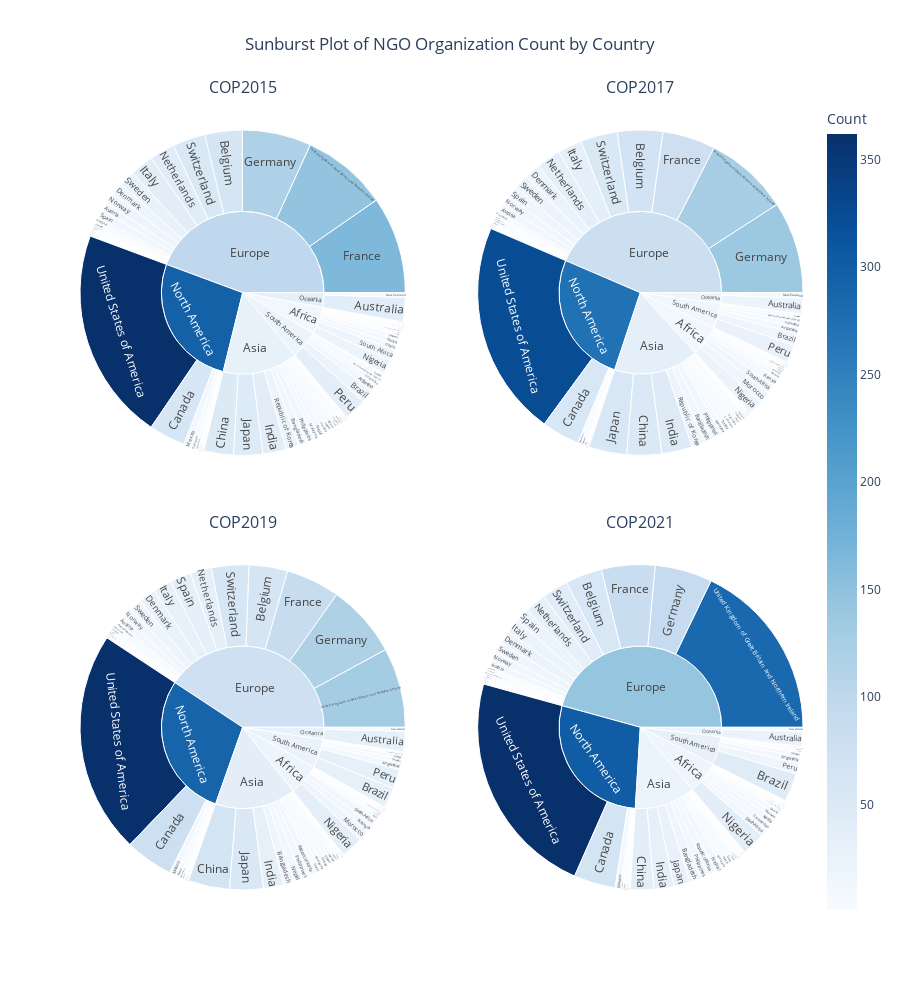

The notebook cell saved with this chart:
### Code cell
sb1 = px.sunburst(NGO_country_2015, path=['Continent', 'Country'], values='Count',
                  color='Count', hover_data=['ISO3'],
                  title = "Sunburst Plot of NGO Organization Count by Country (COP2015)")

sb2 = px.sunburst(NGO_country_2017, path=['Continent', 'Country'], values='Count',
                  color='Count', hover_data=['ISO3'],
                  title = "Sunburst Plot of NGO Organization Count by Country (COP2017)")

sb3 = px.sunburst(NGO_country_2019, path=['Continent', 'Country'], values='Count',
                  color='Count', hover_data=['ISO3'],
                  title = "Sunburst Plot of NGO Organization Count by Country (COP2019)")
sb4 = px.sunburst(NGO_country_2021, path=['Continent', 'Country'], values='Count',
                  color='Count', hover_data=['ISO3'],
                  title = "Sunburst Plot of NGO Organization Count by Country (COP2021)")

fig = make_subplots(rows=2, 
                    cols=2,
                    vertical_spacing=0.06,
                    subplot_titles=("COP2015", "COP2017", "COP2019", "COP2021"),
                    specs=[[{"type": "sunburst"}, {"type": "sunburst"}], [{"type": "sunburst"}, {"type": "sunburst"}]]
                    )
fig.add_trace(sb1.data[0], row=1, col=1)
fig.add_trace(sb2.data[0], row=1, col=2)
fig.add_trace(sb3.data[0], row=2, col=1)
fig.add_trace(sb4.data[0], row=2, col=2)

fig.update_layout(coloraxis=dict(colorscale='blues'), 
                  height = 1000, 
                 title = "Sunburst Plot of NGO Organization Count by Country",
                 title_x = 0.5,
                 coloraxis_colorbar_title='Count')

### Figure 1 — Plotly figure (JSON) as saved in the notebook; plotly's stock layout.template omitted (floating-point values rounded to 4 significant figures; data arrays with more than 128 entries replaced by an {"elided": "..."} marker saying what was removed)
{"data": [{"branchvalues": "total", "customdata": {"elided": "88x2 mixed values"}, "domain": {"x": [0, 0.45], "y": [0.53, 1]}, "hovertemplate": "labels=%{label}<br>Count_sum=%{value}<br>parent=%{parent}<br>id=%{id}<br>ISO3=%{customdata[0]}<br>Count=%{color}<extra></extra>", "ids": ["Africa/Algeria", "Africa/Angola", "South America/Argentina", "Asia/Armenia", "Oceania/Australia", "Europe/Austria", "Asia/Bangladesh", "Europe/Belgium", "Africa/Benin", "South America/Bolivia (Plurinational State of)", "South America/Brazil", "Africa/Cameroon", "North America/Canada", "South America/Chile", "Asia/China", "South America/Colombia", "Africa/Congo", "North America/Costa Rica", "North America/Cuba", "Europe/Czechia", "Africa/Democratic Republic of the Congo", "Europe/Denmark", "North America/Dominican Republic", "South America/Ecuador", "North America/El Salvador", "Africa/Ethiopia", "Europe/Finland", "Europe/France", "Europe/Germany", "Africa/Ghana", "Europe/Greece", "North America/Guatemala", "Europe/Holy See", "North America/Honduras", "Europe/Iceland", "Asia/India", "Asia/Indonesia", "Asia/Iran (Islamic Republic of)", "Europe/Ireland", "Asia/Israel", "Europe/Italy", "Asia/Japan", "Asia/Kazakhstan", "Africa/Kenya", "Asia/Lebanon", "Europe/Luxembourg", "Asia/Malaysia", "North America/Mexico", "Africa/Morocco", "Asia/Nepal", "Europe/Netherlands", "Oceania/New Zealand", "North America/Nicaragua", "Africa/Nigeria", "Europe/Norway", "Asia/Pakistan", "North America/Panama", "South America/Peru", "Asia/Philippines", "Europe/Poland", "Europe/Portugal", "Asia/Republic of Korea", "Europe/Russian Federation", "Africa/Rwanda", "Africa/Senegal", "Asia/Singapore", "Europe/Slovenia", "Africa/South Africa", "Europe/Spain", "Asia/Sri Lanka", "Europe/Sweden", "Europe/Switzerland", "Asia/Thailand", "Africa/Togo", "Asia/Turkey", "Africa/Uganda", "Europe/Ukraine", "Europe/United Kingdom of Great Britain and Northern Ireland", "Africa/United Republic of Tanzania", "North America/United States of America", "South America/Uruguay", "Asia/Viet Nam", "Africa", "Asia", "Europe", "North America", "Oceania", "South America"], "labels": ["Algeria", "Angola", "Argentina", "Armenia", "Australia", "Austria", "Bangladesh", "Belgium", "Benin", "Bolivia (Plurinational State of)", "Brazil", "Cameroon", "Canada", "Chile", "China", "Colombia", "Congo", "Costa Rica", "Cuba", "Czechia", "Democratic Republic of the Congo", "Denmark", "Dominican Republic", "Ecuador", "El Salvador", "Ethiopia", "Finland", "France", "Germany", "Ghana", "Greece", "Guatemala", "Holy See", "Honduras", "Iceland", "India", "Indonesia", "Iran (Islamic Republic of)", "Ireland", "Israel", "Italy", "Japan", "Kazakhstan", "Kenya", "Lebanon", "Luxembourg", "Malaysia", "Mexico", "Morocco", "Nepal", "Netherlands", "New Zealand", "Nicaragua", "Nigeria", "Norway", "Pakistan", "Panama", "Peru", "Philippines", "Poland", "Portugal", "Republic of Korea", "Russian Federation", "Rwanda", "Senegal", "Singapore", "Slovenia", "South Africa", "Spain", "Sri Lanka", "Sweden", "Switzerland", "Thailand", "Togo", "Turkey", "Uganda", "Ukraine", "United Kingdom of Great Britain and Northern Ireland", "United Republic of Tanzania", "United States of America", "Uruguay", "Viet Nam", "Africa", "Asia", "Europe", "North America", "Oceania", "South America"], "marker": {"coloraxis": "coloraxis", "colors": [1, 1, 8, 1, 26, 9, 9, 40, 1, 4, 14, 4, 39, 1, 32, 5, 1, 1, 1, 1, 1, 13, 1, 4, 1, 1, 5, 104, 74, 6, 1, 3, 1, 1, 1, 25, 1, 1, 4, 3, 25, 31, 1, 6, 4, 2, 6, 8, 2, 6, 27, 5, 1, 15, 12, 4, 5, 24, 9, 1, 1, 14, 1, 1, 1, 3, 1, 12, 9, 2, 17, 35, 3, 2, 5, 1, 2, 92, 2, 228, 1, 1, 8.241, 19.46, 62.25, 185.5, 22.61, 14.67]}, "name": "", "parents": ["Africa", "Africa", "South America", "Asia", "Oceania", "Europe", "Asia", "Europe", "Africa", "South America", "South America", "Africa", "North America", "South America", "Asia", "South America", "Africa", "North America", "North America", "Europe", "Africa", "Europe", "North America", "South America", "North America", "Africa", "Europe", "Europe", "Europe", "Africa", "Europe", "North America", "Europe", "North America", "Europe", "Asia", "Asia", "Asia", "Europe", "Asia", "Europe", "Asia", "Asia", "Africa", "Asia", "Europe", "Asia", "North America", "Africa", "Asia", "Europe", "Oceania", "North America", "Africa", "Europe", "Asia", "North America", "South America", "Asia", "Europe", "Europe", "Asia", "Europe", "Africa", "Africa", "Asia", "Europe", "Africa", "Europe", "Asia", "Europe", "Europe", "Asia", "Africa", "Asia", "Africa", "Europe", "Europe", "Africa", "North America", "South America", "Asia", "", "", "", "", "", ""], "type": "sunburst", "values": [1, 1, 8, 1, 26, 9, 9, 40, 1, 4, 14, 4, 39, 1, 32, 5, 1, 1, 1, 1, 1, 13, 1, 4, 1, 1, 5, 104, 74, 6, 1, 3, 1, 1, 1, 25, 1, 1, 4, 3, 25, 31, 1, 6, 4, 2, 6, 8, 2, 6, 27, 5, 1, 15, 12, 4, 5, 24, 9, 1, 1, 14, 1, 1, 1, 3, 1, 12, 9, 2, 17, 35, 3, 2, 5, 1, 2, 92, 2, 228, 1, 1, 58, 161, 478, 289, 31, 61]}, {"branchvalues": "total", "customdata": {"elided": "78x2 mixed values"}, "domain": {"x": [0.55, 1], "y": [0.53, 1]}, "hovertemplate": "labels=%{label}<br>Count_sum=%{value}<br>parent=%{parent}<br>id=%{id}<br>ISO3=%{customdata[0]}<br>Count=%{color}<extra></extra>", "ids": ["Africa/Algeria", "South America/Argentina", "Asia/Armenia", "Oceania/Australia", "Europe/Austria", "Asia/Bangladesh", "Europe/Belgium", "South America/Bolivia (Plurinational State of)", "South America/Brazil", "Asia/Cambodia", "Africa/Cameroon", "North America/Canada", "South America/Chile", "Asia/China", "South America/Colombia", "North America/Costa Rica", "Europe/Czechia", "Africa/Democratic Republic of the Congo", "Europe/Denmark", "South America/Ecuador", "Africa/Egypt", "North America/El Salvador", "Europe/Finland", "Europe/France", "Europe/Germany", "Africa/Ghana", "North America/Guatemala", "Europe/Holy See", "Europe/Hungary", "Europe/Iceland", "Asia/India", "Asia/Iran (Islamic Republic of)", "Europe/Ireland", "Asia/Israel", "Europe/Italy", "Asia/Japan", "Asia/Kazakhstan", "Africa/Kenya", "Asia/Lebanon", "Africa/Libya", "Europe/Luxembourg", "Asia/Malaysia", "North America/Mexico", "Africa/Morocco", "Asia/Nepal", "Europe/Netherlands", "Oceania/New Zealand", "North America/Nicaragua", "Africa/Nigeria", "Europe/Norway", "Asia/Pakistan", "North America/Panama", "South America/Peru", "Asia/Philippines", "Europe/Poland", "Asia/Republic of Korea", "Europe/Russian Federation", "Africa/Senegal", "Asia/Singapore", "Africa/South Africa", "Europe/Spain", "Asia/Sri Lanka", "Europe/Sweden", "Europe/Switzerland", "Asia/Thailand", "Africa/Togo", "Asia/Turkey", "Africa/Uganda", "Europe/Ukraine", "Europe/United Kingdom of Great Britain and Northern Ireland", "Africa/United Republic of Tanzania", "North America/United States of America", "Africa", "Asia", "Europe", "North America", "Oceania", "South America"], "labels": ["Algeria", "Argentina", "Armenia", "Australia", "Austria", "Bangladesh", "Belgium", "Bolivia (Plurinational State of)", "Brazil", "Cambodia", "Cameroon", "Canada", "Chile", "China", "Colombia", "Costa Rica", "Czechia", "Democratic Republic of the Congo", "Denmark", "Ecuador", "Egypt", "El Salvador", "Finland", "France", "Germany", "Ghana", "Guatemala", "Holy See", "Hungary", "Iceland", "India", "Iran (Islamic Republic of)", "Ireland", "Israel", "Italy", "Japan", "Kazakhstan", "Kenya", "Lebanon", "Libya", "Luxembourg", "Malaysia", "Mexico", "Morocco", "Nepal", "Netherlands", "New Zealand", "Nicaragua", "Nigeria", "Norway", "Pakistan", "Panama", "Peru", "Philippines", "Poland", "Republic of Korea", "Russian Federation", "Senegal", "Singapore", "South Africa", "Spain", "Sri Lanka", "Sweden", "Switzerland", "Thailand", "Togo", "Turkey", "Uganda", "Ukraine", "United Kingdom of Great Britain and Northern Ireland", "United Republic of Tanzania", "United States of America", "Africa", "Asia", "Europe", "North America", "Oceania", "South America"], "marker": {"coloraxis": "coloraxis", "colors": [2, 6, 1, 15, 8, 9, 43, 4, 11, 1, 3, 36, 1, 33, 5, 1, 1, 1, 15, 3, 1, 1, 4, 50, 87, 4, 3, 1, 1, 1, 29, 1, 2, 1, 23, 36, 1, 7, 4, 1, 2, 5, 2, 11, 3, 23, 5, 1, 14, 9, 4, 3, 17, 9, 1, 12, 2, 1, 3, 9, 11, 1, 14, 35, 3, 1, 5, 2, 2, 80, 2, 204, 8.288, 22.65, 51.39, 171.1, 12.5, 10.57]}, "name": "", "parents": ["Africa", "South America", "Asia", "Oceania", "Europe", "Asia", "Europe", "South America", "South America", "Asia", "Africa", "North America", "South America", "Asia", "South America", "North America", "Europe", "Africa", "Europe", "South America", "Africa", "North America", "Europe", "Europe", "Europe", "Africa", "North America", "Europe", "Europe", "Europe", "Asia", "Asia", "Europe", "Asia", "Europe", "Asia", "Asia", "Africa", "Asia", "Africa", "Europe", "Asia", "North America", "Africa", "Asia", "Europe", "Oceania", "North America", "Africa", "Europe", "Asia", "North America", "South America", "Asia", "Europe", "Asia", "Europe", "Africa", "Asia", "Africa", "Europe", "Asia", "Europe", "Europe", "Asia", "Africa", "Asia", "Africa", "Europe", "Europe", "Africa", "North America", "", "", "", "", "", ""], "type": "sunburst", "values": [2, 6, 1, 15, 8, 9, 43, 4, 11, 1, 3, 36, 1, 33, 5, 1, 1, 1, 15, 3, 1, 1, 4, 50, 87, 4, 3, 1, 1, 1, 29, 1, 2, 1, 23, 36, 1, 7, 4, 1, 2, 5, 2, 11, 3, 23, 5, 1, 14, 9, 4, 3, 17, 9, 1, 12, 2, 1, 3, 9, 11, 1, 14, 35, 3, 1, 5, 2, 2, 80, 2, 204, 59, 161, 415, 251, 20, 47]}, {"branchvalues": "total", "customdata": {"elided": "81x2 mixed values"}, "domain": {"x": [0, 0.45], "y": [0, 0.47]}, "hovertemplate": "labels=%{label}<br>Count_sum=%{value}<br>parent=%{parent}<br>id=%{id}<br>ISO3=%{customdata[0]}<br>Count=%{color}<extra></extra>", "ids": ["South America/Argentina", "Asia/Armenia", "Oceania/Australia", "Europe/Austria", "Asia/Bangladesh", "Europe/Belgium", "South America/Bolivia (Plurinational State of)", "South America/Brazil", "Africa/Cameroon", "North America/Canada", "Africa/Chad", "South America/Chile", "Asia/China", "South America/Colombia", "North America/Costa Rica", "North America/Cuba", "Europe/Czechia", "Africa/Côte d'Ivoire", "Africa/Democratic Republic of the Congo", "Europe/Denmark", "North America/Dominican Republic", "South America/Ecuador", "North America/El Salvador", "Europe/Finland", "Europe/France", "Europe/Germany", "Africa/Ghana", "North America/Guatemala", "Europe/Holy See", "North America/Honduras", "Asia/India", "Asia/Iran (Islamic Republic of)", "Europe/Ireland", "Asia/Israel", "Europe/Italy", "Asia/Japan", "Asia/Kazakhstan", "Africa/Kenya", "Asia/Lebanon", "Africa/Libya", "Europe/Luxembourg", "Asia/Malaysia", "North America/Mexico", "Africa/Morocco", "Asia/Nepal", "Europe/Netherlands", "Oceania/New Zealand", "North America/Nicaragua", "Africa/Nigeria", "Europe/Norway", "Asia/Pakistan", "North America/Panama", "South America/Peru", "Asia/Philippines", "Europe/Poland", "Asia/Republic of Korea", "Europe/Russian Federation", "Europe/San Marino", "Asia/Saudi Arabia", "Africa/Senegal", "Asia/Singapore", "Africa/South Africa", "Europe/Spain", "Asia/Sri Lanka", "Europe/Sweden", "Europe/Switzerland", "Asia/Thailand", "Africa/Togo", "Asia/Turkey", "Africa/Uganda", "Europe/Ukraine", "Europe/United Kingdom of Great Britain and Northern Ireland", "Africa/United Republic of Tanzania", "North America/United States of America", "South America/Uruguay", "Africa", "Asia", "Europe", "North America", "Oceania", "South America"], "labels": ["Argentina", "Armenia", "Australia", "Austria", "Bangladesh", "Belgium", "Bolivia (Plurinational State of)", "Brazil", "Cameroon", "Canada", "Chad", "Chile", "China", "Colombia", "Costa Rica", "Cuba", "Czechia", "Côte d'Ivoire", "Democratic Republic of the Congo", "Denmark", "Dominican Republic", "Ecuador", "El Salvador", "Finland", "France", "Germany", "Ghana", "Guatemala", "Holy See", "Honduras", "India", "Iran (Islamic Republic of)", "Ireland", "Israel", "Italy", "Japan", "Kazakhstan", "Kenya", "Lebanon", "Libya", "Luxembourg", "Malaysia", "Mexico", "Morocco", "Nepal", "Netherlands", "New Zealand", "Nicaragua", "Nigeria", "Norway", "Pakistan", "Panama", "Peru", "Philippines", "Poland", "Republic of Korea", "Russian Federation", "San Marino", "Saudi Arabia", "Senegal", "Singapore", "South Africa", "Spain", "Sri Lanka", "Sweden", "Switzerland", "Thailand", "Togo", "Turkey", "Uganda", "Ukraine", "United Kingdom of Great Britain and Northern Ireland", "United Republic of Tanzania", "United States of America", "Uruguay", "Africa", "Asia", "Europe", "North America", "Oceania", "South America"], "marker": {"coloraxis": "coloraxis", "colors": [7, 1, 21, 8, 11, 40, 2, 21, 2, 50, 1, 1, 43, 4, 1, 1, 2, 1, 1, 18, 1, 4, 1, 3, 56, 76, 3, 3, 1, 1, 21, 1, 2, 5, 19, 35, 1, 8, 3, 1, 2, 5, 7, 11, 9, 22, 4, 2, 23, 10, 2, 4, 20, 8, 1, 8, 4, 1, 1, 1, 4, 8, 22, 1, 13, 39, 4, 2, 5, 1, 4, 83, 2, 231, 1, 12.38, 23.63, 49.21, 185.2, 18.28, 15.47]}, "name": "", "parents": ["South America", "Asia", "Oceania", "Europe", "Asia", "Europe", "South America", "South America", "Africa", "North America", "Africa", "South America", "Asia", "South America", "North America", "North America", "Europe", "Africa", "Africa", "Europe", "North America", "South America", "North America", "Europe", "Europe", "Europe", "Africa", "North America", "Europe", "North America", "Asia", "Asia", "Europe", "Asia", "Europe", "Asia", "Asia", "Africa", "Asia", "Africa", "Europe", "Asia", "North America", "Africa", "Asia", "Europe", "Oceania", "North America", "Africa", "Europe", "Asia", "North America", "South America", "Asia", "Europe", "Asia", "Europe", "Europe", "Asia", "Africa", "Asia", "Africa", "Europe", "Asia", "Europe", "Europe", "Asia", "Africa", "Asia", "Africa", "Europe", "Europe", "Africa", "North America", "South America", "", "", "", "", "", ""], "type": "sunburst", "values": [7, 1, 21, 8, 11, 40, 2, 21, 2, 50, 1, 1, 43, 4, 1, 1, 2, 1, 1, 18, 1, 4, 1, 3, 56, 76, 3, 3, 1, 1, 21, 1, 2, 5, 19, 35, 1, 8, 3, 1, 2, 5, 7, 11, 9, 22, 4, 2, 23, 10, 2, 4, 20, 8, 1, 8, 4, 1, 1, 1, 4, 8, 22, 1, 13, 39, 4, 2, 5, 1, 4, 83, 2, 231, 1, 65, 168, 426, 302, 25, 60]}, {"branchvalues": "total", "customdata": {"elided": "95x2 mixed values"}, "domain": {"x": [0.55, 1], "y": [0, 0.47]}, "hovertemplate": "labels=%{label}<br>Count_sum=%{value}<br>parent=%{parent}<br>id=%{id}<br>ISO3=%{customdata[0]}<br>Count=%{color}<extra></extra>", "ids": ["Africa/Angola", "South America/Argentina", "Asia/Armenia", "Oceania/Australia", "Europe/Austria", "Asia/Azerbaijan", "Asia/Bangladesh", "Europe/Belgium", "South America/Bolivia (Plurinational State of)", "South America/Brazil", "Africa/Cameroon", "North America/Canada", "Africa/Chad", "South America/Chile", "Asia/China", "South America/Colombia", "Africa/Congo", "North America/Costa Rica", "Europe/Czechia", "Africa/Côte d'Ivoire", "Africa/Democratic Republic of the Congo", "Europe/Denmark", "North America/Dominican Republic", "South America/Ecuador", "Africa/Egypt", "North America/El Salvador", "Europe/Finland", "Europe/France", "Europe/Germany", "Africa/Ghana", "North America/Guatemala", "Europe/Holy See", "North America/Honduras", "Europe/Hungary", "Asia/India", "Asia/Indonesia", "Asia/Iraq", "Europe/Ireland", "Asia/Israel", "Europe/Italy", "Asia/Japan", "Asia/Jordan", "Asia/Kazakhstan", "Africa/Kenya", "Asia/Lebanon", "Europe/Luxembourg", "Africa/Madagascar", "Asia/Malaysia", "North America/Mexico", "Europe/Monaco", "Africa/Morocco", "Asia/Nepal", "Europe/Netherlands", "Oceania/New Zealand", "North America/Nicaragua", "Africa/Nigeria", "Europe/North Macedonia", "Europe/Norway", "Asia/Pakistan", "North America/Panama", "South America/Paraguay", "South America/Peru", "Asia/Philippines", "Europe/Poland", "Europe/Portugal", "Asia/Qatar", "Asia/Republic of Korea", "Europe/Russian Federation", "Asia/Saudi Arabia", "Africa/Senegal", "Asia/Singapore", "Africa/South Africa", "Europe/Spain", "Asia/Sri Lanka", "Europe/Sweden", "Europe/Switzerland", "Asia/Thailand", "Africa/Togo", "Africa/Tunisia", "Asia/Turkey", "Africa/Uganda", "Europe/Ukraine", "Asia/United Arab Emirates", "Europe/United Kingdom of Great Britain and Northern Ireland", "Africa/United Republic of Tanzania", "North America/United States of America", "South America/Uruguay", "Asia/Viet Nam", "Asia/Yemen", "Africa", "Asia", "Europe", "North America", "Oceania", "South America"], "labels": ["Angola", "Argentina", "Armenia", "Australia", "Austria", "Azerbaijan", "Bangladesh", "Belgium", "Bolivia (Plurinational State of)", "Brazil", "Cameroon", "Canada", "Chad", "Chile", "China", "Colombia", "Congo", "Costa Rica", "Czechia", "Côte d'Ivoire", "Democratic Republic of the Congo", "Denmark", "Dominican Republic", "Ecuador", "Egypt", "El Salvador", "Finland", "France", "Germany", "Ghana", "Guatemala", "Holy See", "Honduras", "Hungary", "India", "Indonesia", "Iraq", "Ireland", "Israel", "Italy", "Japan", "Jordan", "Kazakhstan", "Kenya", "Lebanon", "Luxembourg", "Madagascar", "Malaysia", "Mexico", "Monaco", "Morocco", "Nepal", "Netherlands", "New Zealand", "Nicaragua", "Nigeria", "North Macedonia", "Norway", "Pakistan", "Panama", "Paraguay", "Peru", "Philippines", "Poland", "Portugal", "Qatar", "Republic of Korea", "Russian Federation", "Saudi Arabia", "Senegal", "Singapore", "South Africa", "Spain", "Sri Lanka", "Sweden", "Switzerland", "Thailand", "Togo", "Tunisia", "Turkey", "Uganda", "Ukraine", "United Arab Emirates", "United Kingdom of Great Britain and Northern Ireland", "United Republic of Tanzania", "United States of America", "Uruguay", "Viet Nam", "Yemen", "Africa", "Asia", "Europe", "North America", "Oceania", "South America"], "marker": {"coloraxis": "coloraxis", "colors": [1, 11, 1, 24, 11, 1, 18, 58, 2, 45, 10, 66, 2, 3, 37, 6, 1, 2, 3, 1, 2, 21, 1, 3, 1, 2, 4, 85, 91, 7, 3, 1, 1, 1, 32, 1, 1, 4, 5, 22, 26, 1, 2, 10, 1, 2, 1, 7, 10, 1, 8, 12, 33, 6, 2, 37, 1, 14, 6, 3, 1, 17, 13, 2, 2, 1, 13, 4, 1, 1, 3, 12, 23, 1, 17, 42, 1, 3, 1, 6, 2, 3, 1, 285, 3, 362, 1, 1, 1, 18.09, 20.97, 144.0, 299.8, 20.4, 28.03]}, "name": "", "parents": ["Africa", "South America", "Asia", "Oceania", "Europe", "Asia", "Asia", "Europe", "South America", "South America", "Africa", "North America", "Africa", "South America", "Asia", "South America", "Africa", "North America", "Europe", "Africa", "Africa", "Europe", "North America", "South America", "Africa", "North America", "Europe", "Europe", "Europe", "Africa", "North America", "Europe", "North America", "Europe", "Asia", "Asia", "Asia", "Europe", "Asia", "Europe", "Asia", "Asia", "Asia", "Africa", "Asia", "Europe", "Africa", "Asia", "North America", "Europe", "Africa", "Asia", "Europe", "Oceania", "North America", "Africa", "Europe", "Europe", "Asia", "North America", "South America", "South America", "Asia", "Europe", "Europe", "Asia", "Asia", "Europe", "Asia", "Africa", "Asia", "Africa", "Europe", "Asia", "Europe", "Europe", "Asia", "Africa", "Africa", "Asia", "Africa", "Europe", "Asia", "Europe", "Africa", "North America", "South America", "Asia", "Asia", "", "", "", "", "", ""], "type": "sunburst", "values": [1, 11, 1, 24, 11, 1, 18, 58, 2, 45, 10, 66, 2, 3, 37, 6, 1, 2, 3, 1, 2, 21, 1, 3, 1, 2, 4, 85, 91, 7, 3, 1, 1, 1, 32, 1, 1, 4, 5, 22, 26, 1, 2, 10, 1, 2, 1, 7, 10, 1, 8, 12, 33, 6, 2, 37, 1, 14, 6, 3, 1, 17, 13, 2, 2, 1, 13, 4, 1, 1, 3, 12, 23, 1, 17, 42, 1, 3, 1, 6, 2, 3, 1, 285, 3, 362, 1, 1, 1, 103, 193, 730, 452, 30, 89]}], "layout": {"annotations": [{"font": {"size": 16}, "showarrow": false, "text": "COP2015", "x": 0.225, "xanchor": "center", "xref": "paper", "y": 1, "yanchor": "bottom", "yref": "paper"}, {"font": {"size": 16}, "showarrow": false, "text": "COP2017", "x": 0.775, "xanchor": "center", "xref": "paper", "y": 1, "yanchor": "bottom", "yref": "paper"}, {"font": {"size": 16}, "showarrow": false, "text": "COP2019", "x": 0.225, "xanchor": "center", "xref": "paper", "y": 0.47, "yanchor": "bottom", "yref": "paper"}, {"font": {"size": 16}, "showarrow": false, "text": "COP2021", "x": 0.775, "xanchor": "center", "xref": "paper", "y": 0.47, "yanchor": "bottom", "yref": "paper"}], "coloraxis": {"colorbar": {"title": {"text": "Count"}}, "colorscale": [[0, "rgb(247,251,255)"], [0.125, "rgb(222,235,247)"], [0.25, "rgb(198,219,239)"], [0.375, "rgb(158,202,225)"], [0.5, "rgb(107,174,214)"], [0.625, "rgb(66,146,198)"], [0.75, "rgb(33,113,181)"], [0.875, "rgb(8,81,156)"], [1, "rgb(8,48,107)"]]}, "height": 1000, "title": {"text": "Sunburst Plot of NGO Organization Count by Country", "x": 0.5}}}
